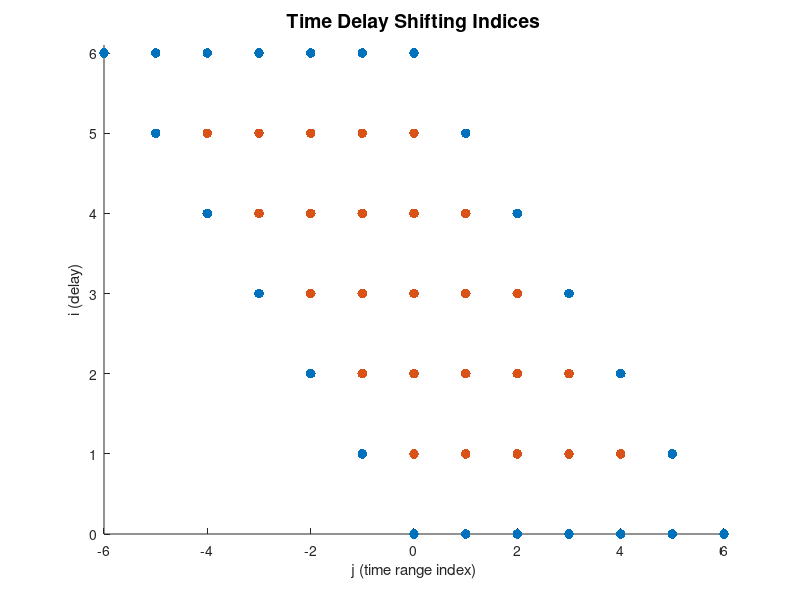

Recreate this plot in MATLAB.
r = 6;

% i = 0:r;
% j = -r:r;

xb = []; %boundary
xi = []; %interior

for i = 0:r
    for j = -r:r
        if (1 <= (i+j)) && ((i+j) <= r-1) && (i < r) && (i > 0)
            xi = [ xi; [j i]];
        elseif (0 <= (i+j)) && ((i+j) <= r)
            xb = [ xb; [j i]];
        end
    end
end

figure(1)
clf
hold on
scatter(xb(:, 1), xb(:, 2), 450, '.')
scatter(xi(:, 1), xi(:, 2), 450, '.')
ylabel('i (delay)')
xlabel('j (time range index)')
title('Time Delay Shifting Indices', 'Fontsize', 14)
ylim([0, 6.1])
hold off
% % M = ones(length(i), length(r));
% scr = i' + j;
% 
% % M(i'+j > r) = 0;
% % M(i'+j < -1) = 0;
% M = (scr <= r) .* (scr >= 0);
% spy(M);
% 
